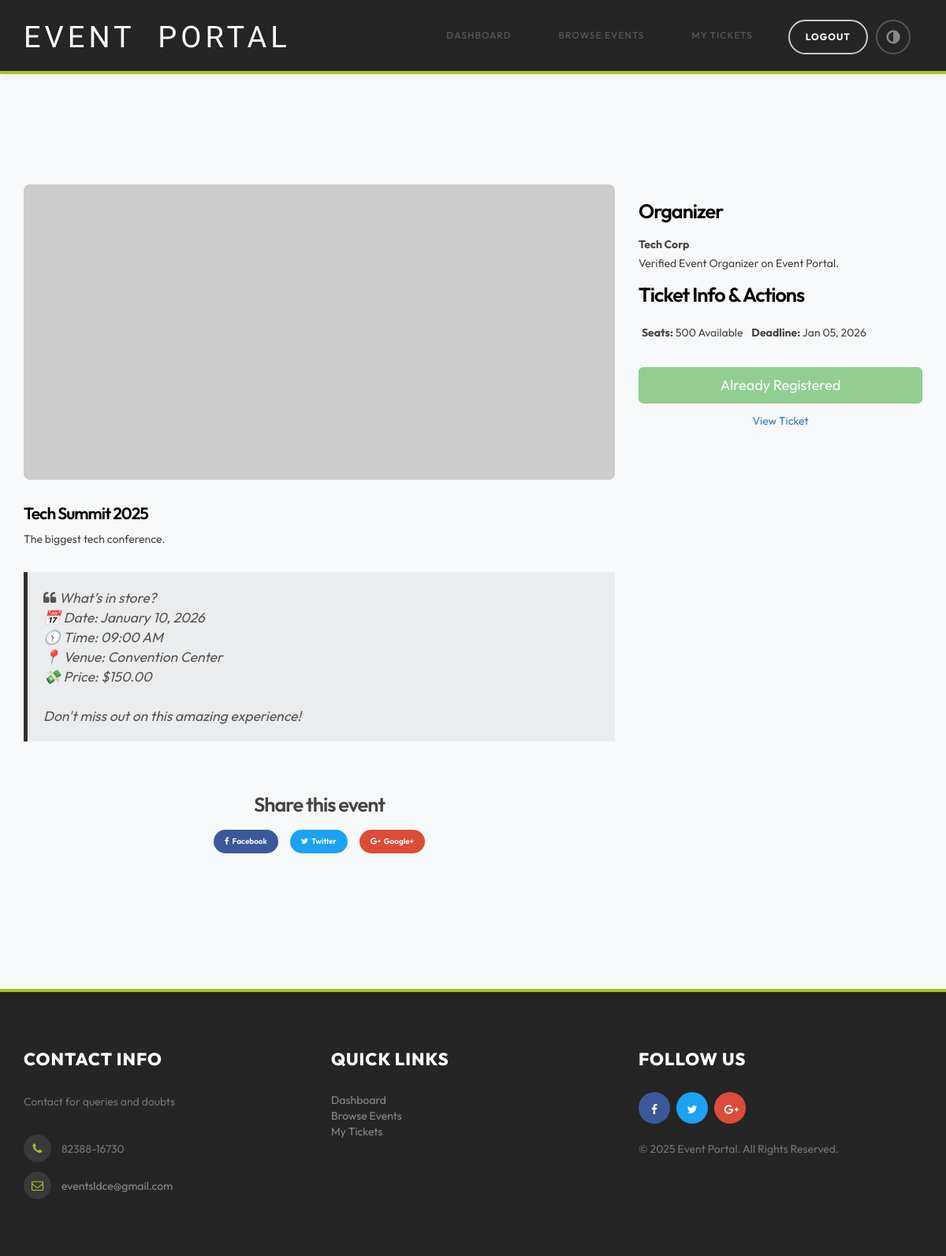
Screenshot of /student/event-details.php?id=1 (signed in) with the database file from the repository.
### tables this page shows
CREATE TABLE IF NOT EXISTS events (
    event_id INT AUTO_INCREMENT PRIMARY KEY,
    org_id INT NOT NULL,
    category_id INT DEFAULT NULL,
    title VARCHAR(255) NOT NULL,
    description TEXT,
    venue VARCHAR(255),
    start_date DATE NOT NULL,
    end_date DATE NOT NULL,
    start_time TIME NOT NULL,
    end_time TIME NOT NULL,
    seat_limit INT NOT NULL,
    ticket_price DECIMAL(10, 2) DEFAULT 0.00,
    registration_deadline DATETIME NOT NULL,
    status ENUM('draft', 'pending', 'approved', 'rejected', 'completed', 'cancelled') DEFAULT 'draft',
    rejection_reason TEXT,
    created_at TIMESTAMP DEFAULT CURRENT_TIMESTAMP,
    FOREIGN KEY (org_id) REFERENCES organizations(org_id) ON DELETE CASCADE,
    FOREIGN KEY (category_id) REFERENCES categories(category_id) ON DELETE SET NULL
);

CREATE TABLE IF NOT EXISTS organizations (
    org_id INT AUTO_INCREMENT PRIMARY KEY,
    user_id INT NOT NULL,
    org_name VARCHAR(100) NOT NULL,
    description TEXT,
    document_path VARCHAR(255),
    approval_status ENUM('pending', 'approved', 'rejected') DEFAULT 'pending',
    created_at TIMESTAMP DEFAULT CURRENT_TIMESTAMP,
    FOREIGN KEY (user_id) REFERENCES users(user_id) ON DELETE CASCADE
);

### app/controllers/StudentController.php (called while the page is built, shortened)
<?php
require_once __DIR__ . '/../../config/db.php';
class StudentController
{
    private $pdo;
    private $userId;
    public function __construct()
    {
        global $pdo;
        $this->pdo = $pdo;
        $this->userId = $_SESSION['user_id'] ?? 0;
    }
    public function getEventDetails($eventId)
    {
        $stmt = $this->pdo->prepare("SELECT e.*, c.category_name, o.org_name, i.image_path
                                    FROM events e
                                    JOIN categories c ON e.category_id = c.category_id
                                    JOIN organizations o ON e.org_id = o.org_id
                                    LEFT JOIN event_images i ON e.event_id = i.event_id
                                    WHERE e.event_id = ?
                                    GROUP BY e.event_id");
        $stmt->execute([$eventId]);
        return $stmt->fetch();
    }
    public function isRegistered($eventId)
    {
        $stmt = $this->pdo->prepare("SELECT * FROM registrations WHERE event_id = ? AND user_id = ?");
        $stmt->execute([$eventId, $this->userId]);
        return $stmt->fetch();
    }
}
?>

### student/event-details.php (the view, shortened to what this page needs)
<?php
require_once '../app/views/layouts/student_header.php';
require_once '../app/controllers/StudentController.php';
$student = new StudentController();
$eventId = $_GET['id'] ?? 0;
$event = $student->getEventDetails($eventId);
$isRegistered = $student->isRegistered($eventId);
?>
<section id="news-detail" data-stellar-background-ratio="0.5">
    <div class="row">
        <div class="col-md-8 col-sm-7">
            <div class="news-detail-thumb">
                <div class="news-image">
                    <?php
                    $heroImg = !empty($event['image_path']) ? $event['image_path'] : 'https://via.placeholder.com/1200x600?text=Event+Cover';
                    ?>
                    <img src="<?php echo $heroImg; ?>" class="img-responsive" alt="Event Image"
                        style="width: 100%; border-radius: 8px;">
                </div>
                <h3><?php echo htmlspecialchars($event['title']); ?></h3>
                <p>
                    <?php echo nl2br(htmlspecialchars($event['description'])); ?>
                </p>
                <blockquote>
                    <i class="fa fa-quote-left"></i>
                    What’s in store?
                    <br>
                    📅 Date: <?php echo date('F d, Y', strtotime($event['start_date'])); ?><br>
                    🕥 Time: <?php echo date('h:i A', strtotime($event['start_time'])); ?><br>
                    📍 Venue: <?php echo htmlspecialchars($event['venue']); ?><br>
                    💸 Price: <?php echo $event['ticket_price'] > 0 ? '$' . $event['ticket_price'] : 'Free'; ?><br>
                    <br>
                    Don't miss out on this amazing experience!
                </blockquote>
                <div class="news-social-share">
                    <h4>Share this event</h4>
                    <a href="#" class="btn btn-primary"><i class="fa fa-facebook"></i>Facebook</a>
                    <a href="#" class="btn btn-success"><i class="fa fa-twitter"></i>Twitter</a>
                    <a href="#" class="btn btn-danger"><i class="fa fa-google-plus"></i>Google+</a>
                </div>
            </div>
        </div>
        <div class="col-md-4 col-sm-5">
            <div class="news-sidebar">
                <div class="news-author">
                    <h4>Organizer</h4>
                    <p>
                        <strong><?php echo htmlspecialchars($event['org_name']); ?></strong><br>
                        Verified Event Organizer on <?php echo APP_NAME; ?>.
                    </p>
                </div>
                <div class="news-categories">
                    <div class="news-tags">
                        <h4>Ticket Info & Actions</h4>
                        <ul style="list-style: none; padding: 0;">
                            <li><strong>Seats:</strong> <?php echo $event['seat_limit']; ?> Available</li>
                            <li><strong>Deadline:</strong>
                                <?php echo date('M d, Y', strtotime($event['registration_deadline'])); ?>
                            </li>
                        </ul>
                        <br>
                        <?php if ($isRegistered): ?>
                            <button class="btn btn-success btn-lg btn-block" disabled>Already Registered</button>
                            <a href="my-registrations.php" class="btn btn-link btn-block">View Ticket</a>
                        <?php endif; ?>
                    </div>
                </div>
            </div>
        </div>
    </div>
</section>
<?php require_once '../app/views/layouts/student_footer.php'; ?>

### assets/css/tooplate-style.css (style rules this page uses)
body { background: #ffffff; font-family: 'Poppins', sans-serif; overflow-x: hidden; }
h1, h2, h3, h4, h5, h6 { font-weight: 600; line-height: inherit; }
h1, h2, h3, h4 { letter-spacing: -1px; }
h3 { font-size: 1.8em; line-height: 1.2em; margin-bottom: 0; }
h4 { color: #454545; font-size: 1.8em; padding-bottom: 2px; }
p { color: #757575; font-size: 14px; font-weight: normal; line-height: 24px; }
html { -webkit-font-smoothing: antialiased; }
a { color: #252525; -webkit-transition: 0.5s; transition: 0.5s; text-decoration: none !important; }
#about, #team, #news, #news-detail { position: relative; padding-top: 100px; padding-bottom: 100px; }
#news, #news-detail { background: #f9f9f9; }
#news-detail blockquote { margin: 30px 0; }
.news-detail-thumb .news-image img { border-radius: 10px; }
.news-detail-thumb h3 { margin-bottom: 8px; }
.news-image { margin-bottom: 30px; position: relative; }
.news-image img { width: 100%; }
.news-sidebar { margin-top: 16px; }
.news-social-share { text-align: center; padding-top: 22px; }
.news-social-share .btn { border-radius: 100px; border: none; font-size: 10px; font-weight: 600; margin: 2px 6px; padding: 8px 14px; }
.news-social-share .btn-primary { background: #3b5998; }
.news-social-share .btn-success { background: #1da1f2; }
.news-social-share .btn-danger { background: #dd4b39; }
.news-social-share a .fa { padding-right: 4px; }
.news-categories { margin-top: 8px; }
.news-tags h4 { padding-bottom: 6px; }
.news-categories li, .news-tags li { list-style: none; display: inline-block; margin: 4px; }
@media only screen and (max-width: 1200px) { h3 { font-size: 1.5em; } }

### app/views/layouts/student_header.php (style rules this page uses)
body { font-family: 'Outfit', sans-serif; -webkit-font-smoothing: antialiased; }

### student/event-details.php (style rules this page uses)
.news-detail-thumb, .news-sidebar { background: transparent; padding: 0; border-radius: 0; margin-bottom: 30px; color: #333; box-shadow: none; border: none; }
#news-detail { background: transparent !important; }
.news-detail-thumb h3, .news-sidebar h4 { color: #000; margin-top: 0; }
.news-detail-thumb p, .news-sidebar p, .news-tags li { color: #444; }
blockquote { background: rgba(0, 0, 0, 0.05); border-left: 5px solid #333; color: #555; padding: 20px; font-style: italic; }

### rows the page displays
events: title "Tech Summit 2025", description "The biggest tech conference.", start_date "January 10, 2026", start_time "09:00 AM", venue "Convention Center", ticket_price "150.00", org.org_name "Tech Corp", seat_limit "500", registration_deadline "Jan 05, 2026"

### other values shown
APP_NAME "Event Portal"
